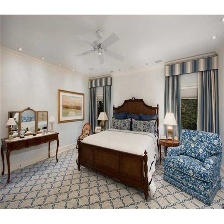
#> input picture room_dataset/bedrooms/bed_1.jpg, 224 x 224 px; its folder holds only this picture in this run
$ python main_resize.py
#> lines starting #> are read from the running program, lines starting #| are printed output that depends on the picture
import numpy as np
import matplotlib.pyplot as plt
import pandas as pd
import os

dataset_path = os.listdir('room_dataset')

room_types = os.listdir('room_dataset')
print(room_types)
print('Types of rooms found: ', len(room_types))

rooms = []

for item in room_types:
  ## get all the file names
  all_rooms = os.listdir('room_dataset' + '/' +item)

  ## Add the, to the list
  for room in all_rooms:
    rooms.append((item, str('room_dataset' + '/' +item) + '/' + room))
#> pass 2 of the loop `for item in room_types:`:

rooms

## Build Dataframe
rooms_df = pd.DataFrame(data=rooms, columns=['room types', 'path'])
rooms_df.head()

## Let's check many samples for each category are present.
print('Total number of rooms in the dataset: ', len(rooms_df))

room_count = rooms_df['room types'].value_counts()
print(room_count)

import cv2
path = 'room_dataset/'

im_size = 64

images = []
labels = []

for i in room_types:
    data_path = path + str(i)  # entered in 1st folder and then 2nd folder and then 3rd folder
    filenames = [i for i in os.listdir(data_path) ]
   # print(filenames)  # will get the names of all images
    for f in filenames:
        img = cv2.imread(data_path + '/' + f)  # reading that image as array
#> img is the input picture: shape (224, 224, 3); mean B, G, R 152.8, 157.8, 162.8
        #print(img)  # will get the image as an array
        img = cv2.resize(img, (im_size, im_size))
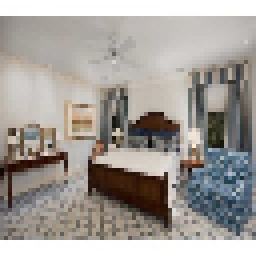
#> img: shape (64, 64, 3) (shown 4 times larger); mean B, G, R 152, 156.9, 161.9
        images.append(img)
        labels.append(i)
#> pass 2 of the loop `for i in room_types:`:
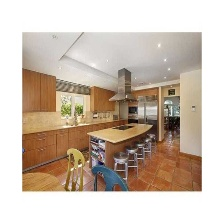
#> input picture room_dataset/diningroom/din_1.jpg, 224 x 224 px
#> img is the input picture: shape (224, 224, 3); mean B, G, R 175.6, 189.4, 204
#> `img = cv2.resize(img, (im_size, im_size))`:
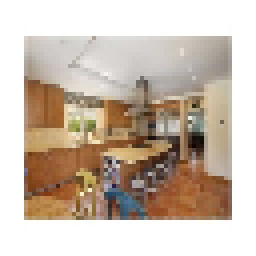
#> img: shape (64, 64, 3) (shown 4 times larger); mean B, G, R 174.9, 188.7, 203.4
print(labels)
